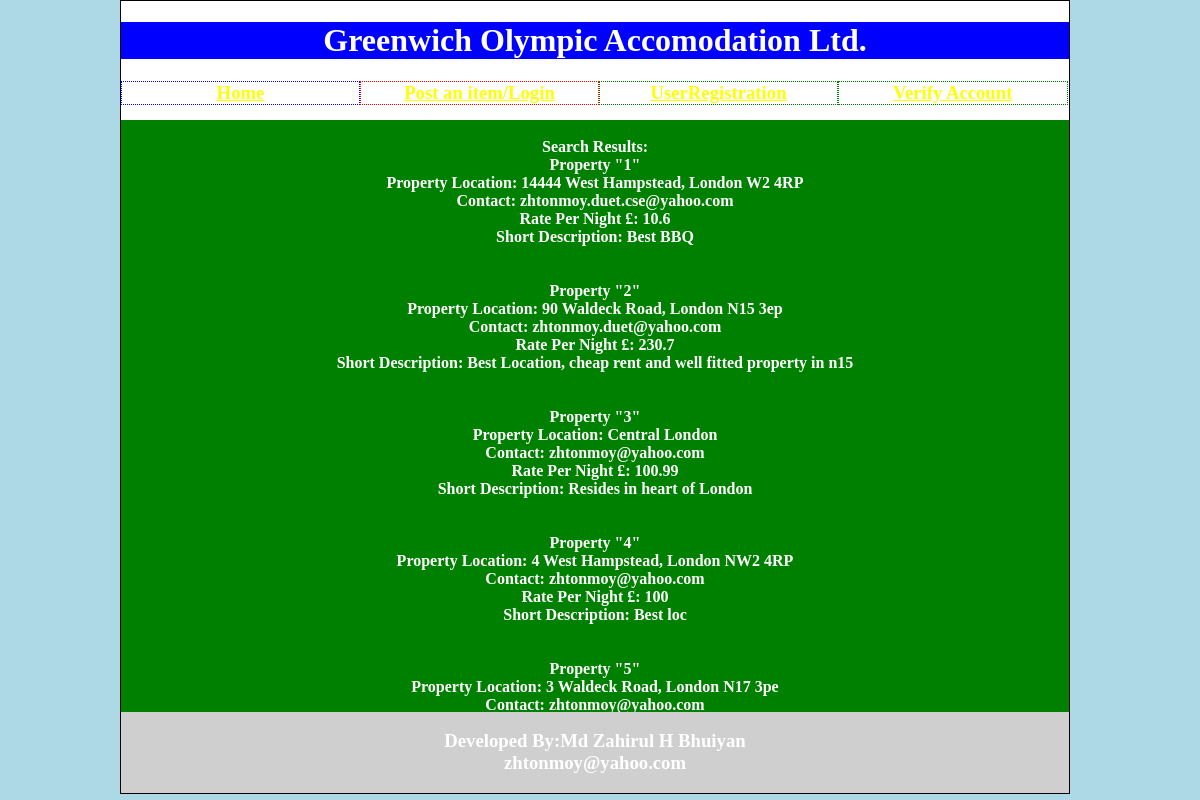
Screenshot of /search.php with the database file from the repository.
### tables this page shows
CREATE TABLE IF NOT EXISTS `customers_ads` (
  `p_id` varchar(40) NOT NULL,
  `p_loc` varchar(100) NOT NULL,
  `p_con` varchar(40) NOT NULL,
  `p_rp` varchar(10) NOT NULL,
  `p_des` varchar(200) NOT NULL,
  `p_image1` blob NOT NULL,
  `p_image2` blob NOT NULL,
  PRIMARY KEY (`p_id`)
);

### search.php (the view, shortened to what this page needs)
<html><body>
<?php
include 'topMenu.php';
?>
<p><br/>
<h4><br/>
<?php
$item=$_POST['sitem'];
$sql = "select * from customers_ads where p_id like '".$item."%' ";
$result = mysql_query($sql);
$c=1;
printf("Search Results:\n");echo '<br/>';
while ($row = mysql_fetch_array($result)) {
	echo 'Property  "'.$c.'" <br/>';
    printf("Property Location: %s  \n", $row[1]);
	echo '<br/>';
	printf("Contact: %s  \n", $row[2]);
	echo '<br/>';
	printf("Rate Per Night £: %s  \n", $row[3]);
	echo '<br/>';
	printf("Short Description: %s  \n", $row[4]);
	echo '<br/>';
	echo '<br/>';
	echo '<br/>';
	$c++;
}
?>
</h4></p>
</body></html>
<?php include 'bottom_cont.php';?>

### topMenu.php (shortened to what this page needs)
<!DOCTYPE html PUBLIC "-//W3C//DTD XHTML 1.1//EN" "http://www.w3.org/TR/xhtml11/DTD/xhtml11.dtd">
<html xmlns="http://www.w3.org/1999/xhtml">
<head>
<link rel='stylesheet' type='text/css' href='style.css'>
</head>
 <body>
 <div class="centeredBox" ><h1>Greenwich Olympic Accomodation Ltd.</h1></p>
		  <h3>
	<div class="boxOne"><a class="item" href="index.php">Home</a></div>
	<div class="boxTwo"><a class="item" href="user_login_form.php">Post an item/Login</a></div>
	<div class="boxThree"><a class="item" href="user_registration.php">UserRegistration</a></div>
	<div class="boxFour"><a class="item" href="user_verification_form.php">Verify Account</a></div>
	</h3>

### bottom_cont.php (shortened to what this page needs)
<h3><div class="footerBox"><p>Developed By:Md Zahirul H Bhuiyan<br /> zhtonmoy@yahoo.com</p></div></h3>
</body>
</html>

### style.css (style rules this page uses)
a:link { color:yellow; }
h1 { color:white; background:blue; text-align:center; }
h3 { color:white; background:green; text-align:center; }
h4 { color:white; background:green; text-align:center; }
html { margin:0; padding:0; height:100%; }
body { margin:0 ; padding:0; height:100%; background-color:lightblue; }
.centeredBox { position:absolute; left:0px; top:0px; margin-left:10%; width:79%; height:99%; background: #ffffff; border: solid 1px black; }
.boxOne { float:left; left:0px; top:0px; width:25%; height:auto; padding 2px; border: dotted 1px blue; }
.boxTwo { float:left; left:0px; top:0px; width:25%; height:auto; padding 2px; border: dotted 1px red; }
.boxThree { float:left; left:0px; top:0px; width:25%; height:auto; padding 2px; border: dotted 1px green; }
.boxFour { float:left; left:0px; top:0px; width:24%; height:auto; padding 2px; border: dotted 1px green; }
.footerBox { position:absolute; left:0px; bottom:0px; width:100%; background:#cfcfcf; }

### rows the page displays
customers_ads: p_loc "14444 West Hampstead, London W2 4RP", p_con "zhtonmoy.duet.cse@yahoo.com", p_rp "10.6", p_des "Best BBQ"
customers_ads: p_loc "90 Waldeck Road, London N15 3ep", p_con "zhtonmoy.duet@yahoo.com", p_rp "230.7", p_des "Best Location, cheap rent and well fitted property in n15"
customers_ads: p_loc "Central London", p_con "zhtonmoy@yahoo.com", p_rp "100.99", p_des "Resides in heart of London"
customers_ads: p_loc "4 West Hampstead, London NW2 4RP", p_con "zhtonmoy@yahoo.com", p_rp "100", p_des "Best loc"
customers_ads: p_loc "3 Waldeck Road, London N17 3pe", p_con "zhtonmoy@yahoo.com"
